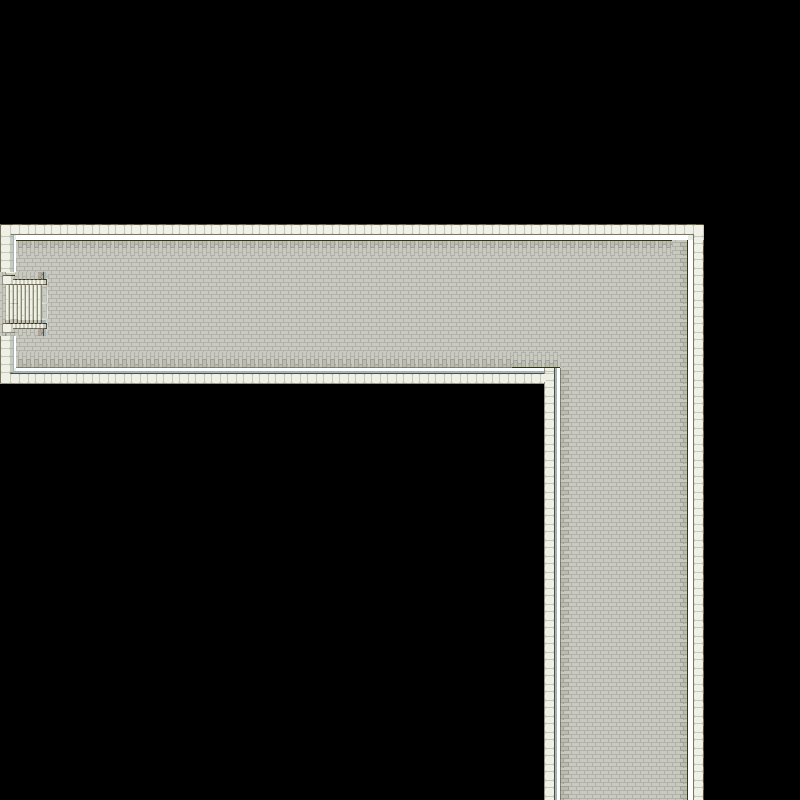

Tiled map render using the project's own tile images. Description and the map definition, with tile-layer contents summarised, below:
An orthogonal 50x50 tile map with 16x16 px tiles, 1 tile layer (Tile Layer 1) and 29 objects (7x TurretEntity, 5x TurretEntity2, 2x EnemyEntity2, me.LevelEntity, mainPlayer, ...).

<map version="1.0" orientation="orthogonal" renderorder="right-down" width="50" height="50" tilewidth="16" tileheight="16" nextobjectid="66">
 <tileset firstgid="1" name="cityPuzzle3" tilewidth="16" tileheight="16">
  <image source="cityPuzzle3.png" trans="ff00ff" width="800" height="800" />
 </tileset>
 <layer name="Tile Layer 1" width="50" height="50">
  <data>[2500 cells, 2500 non-empty, 2500 distinct tile ids]</data>
 </layer>
 <objectgroup name="Entity">
  <object id="6" name="me.LevelEntity" x="568" y="780" width="112" height="12">
   <properties>
    <property name="duration" value="250" />
    <property name="fade" value="#000000" />
    <property name="to" value="cityPuzzleEnd" />
   </properties>
  </object>
  <object id="57" name="mainPlayer" x="76" y="288" width="24" height="32">
   <properties>
    <property name="image" value="hero" />
    <property name="spritewidth" value="24" />
   </properties>
  </object>
 </objectgroup>
 <objectgroup name="EnemyEntities">
  <object id="3" name="TurretEntity" x="564" y="432" width="16" height="14">
   <properties>
    <property name="image" value="turret" />
    <property name="spritewidth" value="16" />
   </properties>
  </object>
  <object id="7" name="TurretEntity" x="564" y="536" width="16" height="14">
   <properties>
    <property name="image" value="turret" />
    <property name="spritewidth" value="16" />
   </properties>
  </object>
  <object id="8" name="TurretEntity2" x="420" y="273" width="16" height="14">
   <properties>
    <property name="image" value="turret" />
    <property name="spritewidth" value="16" />
   </properties>
  </object>
  <object id="9" name="TurretEntity2" x="420" y="340" width="16" height="14">
   <properties>
    <property name="image" value="turret" />
    <property name="spritewidth" value="16" />
   </properties>
  </object>
  <object id="15" name="EnemyEntity2" x="228" y="240" width="24" height="124" />
  <object id="18" name="EnemyEntity" x="476" y="260" width="200" height="24" />
  <object id="23" name="EnemyEntity2" x="612" y="373" width="20" height="300" />
  <object id="25" name="TurretEntity2" x="664" y="376" width="16" height="14">
   <properties>
    <property name="image" value="turret" />
    <property name="spritewidth" value="16" />
   </properties>
  </object>
  <object id="26" name="TurretEntity2" x="664" y="480" width="16" height="14">
   <properties>
    <property name="image" value="turret" />
    <property name="spritewidth" value="16" />
   </properties>
  </object>
  <object id="27" name="TurretEntity2" x="664" y="596" width="16" height="14">
   <properties>
    <property name="image" value="turret" />
    <property name="spritewidth" value="16" />
   </properties>
  </object>
  <object id="29" name="TurretEntity" x="564" y="657" width="16" height="14">
   <properties>
    <property name="image" value="turret" />
    <property name="spritewidth" value="16" />
   </properties>
  </object>
  <object id="30" name="TurretEntity" x="296" y="248" width="16" height="14">
   <properties>
    <property name="image" value="turret" />
    <property name="spritewidth" value="16" />
   </properties>
  </object>
  <object id="31" name="TurretEntity" x="296" y="304" width="16" height="14">
   <properties>
    <property name="image" value="turret" />
    <property name="spritewidth" value="16" />
   </properties>
  </object>
  <object id="58" name="TurretEntity" x="564" y="432" width="16" height="14">
   <properties>
    <property name="image" value="turret" />
    <property name="spritewidth" value="16" />
   </properties>
  </object>
  <object id="63" name="TurretEntity" x="420" y="306" width="16" height="14">
   <properties>
    <property name="image" value="turret" />
    <property name="spritewidth" value="16" />
   </properties>
  </object>
 </objectgroup>
 <objectgroup name="collision">
  <object id="35" x="12" y="240">
   <polyline points="0,0 0,132 548,128 548,552 680,552 680,-4 680,-16 680,-12 0,-12 0,4" />
  </object>
  <object id="42" x="300" y="248" width="8" height="12" />
  <object id="43" x="296" y="304" width="12" height="12" />
  <object id="44" x="424" y="276" width="12" height="12" />
  <object id="45" x="424" y="340" width="12" height="12" />
  <object id="50" x="668" y="376" width="12" height="12" />
  <object id="51" x="664" y="480" width="16" height="16" />
  <object id="53" x="664" y="600" width="16" height="12" />
  <object id="54" x="568" y="536" width="12" height="12" />
  <object id="56" x="568" y="656" width="12" height="16" />
  <object id="60" x="424" y="308" width="12" height="8" />
  <object id="65" x="566" y="434" width="12" height="12" />
 </objectgroup>
</map>
